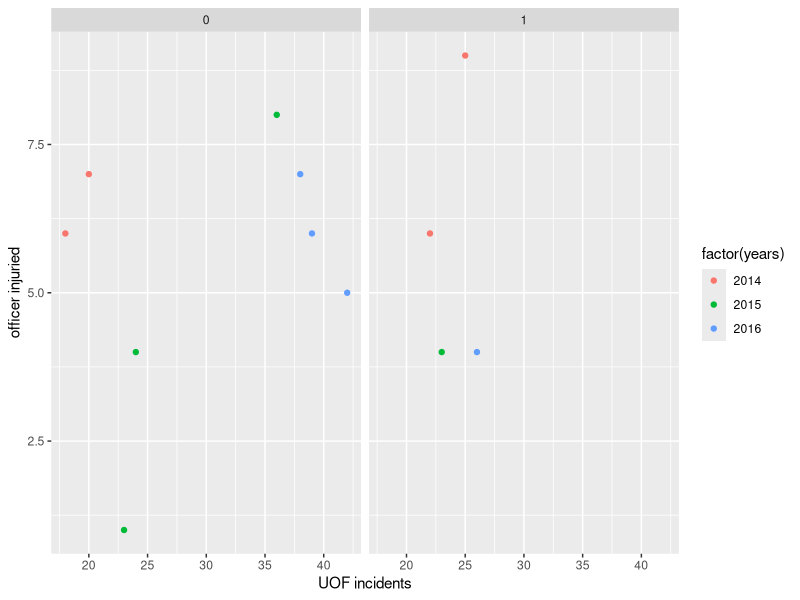
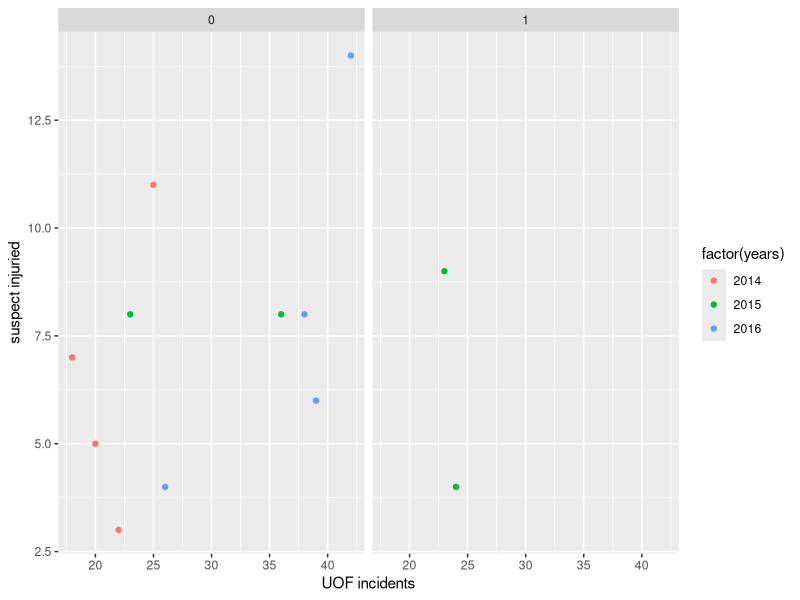

Source code (R) for these figures, in order:
# Let's start by taking a look at the data 

library(readr)
df <- read_csv("ElginUOF.csv")
summary(df)


# What we're looking at is three years of data, by quarter,
# showing how many times officers had to use physical force
# to restrain suspects, how many times they used a taser or gun
# and how many times an officer or suspect was injured

# This isn't a big dataset - there are very few rows and columns
# But that means it's also easy to understand what we're seeing
# When you start working with data that has 100s of rows and columns
# these same techniques are going to be vital to understanding 
# what you have

# Right off the bat, I can see I need to create a column that
# only has years. I don't know if I'm going to use it or not, 
# but I want it.

# first I sort the data by the Year_Quarter
df[order(df$Year_Quarter),]
df

# let's create a vector of only the years and load it into a matrix
elgYears <- c(2014,2014,2014,2014,2015,2015,2015,2015,2016,2016,2016,2016)
years <- matrix(elgYears,12,1)
years

# Now let's bind the years matrix with our df so we have a column of just years
df <- cbind(years,df)

# look at df and you can see that we've got a column of years now

#--------
# There are some interesting columns in there, but I want to answer
# a question: As use of physical force increased, do injuries for officers
# and suspects also increase?

# In order to work with this, I'm going to need to create a new 
# dataset and create at least one new column

# Let's create the new column. For Response to resistance, we have
# show of force only, which is basically a warning
# use of force only, which is an officer using physical technique
# like a hold, in response to resistance
# and then transition, which includes both showing and using
# But we don't have total instances where force was used.
# to do that, we need to add up transition and use of force
# and put that into a new column, we'll call it force

df$force <- df$UOF_only + df$Total_transitions
# Check DF and we can see it's at the end

# now let's create our dataset
names(df)
dfLook <- subset(df, select = c("years","Year_Quarter","force","Total_officer","Total_suspect"))
dfLook

# cool, but I've thought of another thing. Total injuries
# include major and minor injuries. Let's add those to our new df

dfLook$Officer_major <- df$Officer_mayor
dfLook$Suspect_major <- df$Suspect_major

# Now we have a smaller chunk of data to work with. let's save it
write_csv(dfLook,"dfLook.csv")

summary(dfLook)

# Putting data you want to examine into its own df
# makes it far easier to manage. Now using summary we
# can see, for instance, that suspects get hurt more often than
# than officers, but offers have experience major
# injuries slightly more often.



library(ggplot2)

qplot(force,Total_officer,
      data=dfLook, 
      color=factor(years),
      xlab="UOF incidents", 
      ylab="officer injuried") + 
  facet_grid(. ~ factor(Officer_major))

qplot(force,Total_suspect,
      data=dfLook, 
      color=factor(years),
      xlab="UOF incidents", 
      ylab="suspect injuried") + 
  facet_grid(. ~ factor(Suspect_major))

# so right now we can see that major injuries aren't
# a defining factor. They don't happen frequently
# and they don't usually happen when UOF incidents
# are more frequent


